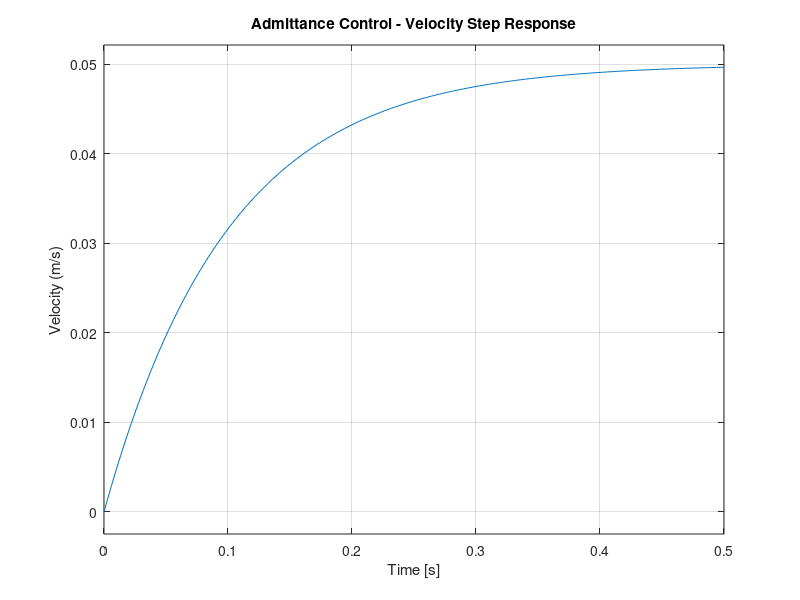
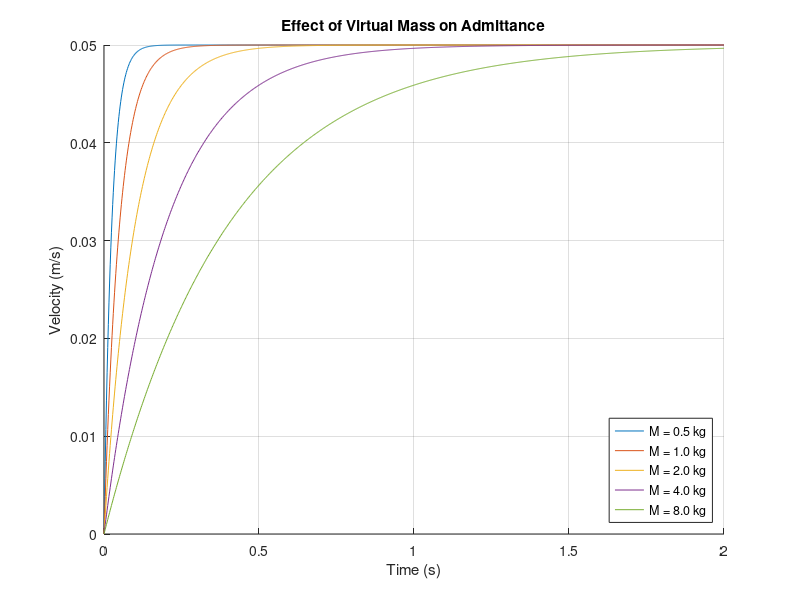

These charts were generated, in order, by the following MATLAB code: (Note: this script raises an error after producing the figures.)
clear; clc; close all;

M = 2;
D = 20;

s = tf('s');

G = 1 / (M*s + D);

pole(G)
zero(G)

figure;
step(G, 0:0.002:0.5);
grid on;
title('Admittance Control - Velocity Step Response');
ylabel('Velocity (m/s)');

%% Effect of changing M 

M_values = [0.5, 1, 2, 4, 8];
t = 0:0.002:2;

figure;
hold on;

for i = 1:length(M_values)
    M_i = M_values(i);

    G_i = 1 / (M_i*s + D);

    v = step(G_i, t);

    plot(t, v, 'DisplayName', sprintf('M = %.1f kg', M_i));
end

grid on;
legend('Location', 'southeast');
title('Effect of Virtual Mass on Admittance');
xlabel('Time (s)');
ylabel('Velocity (m/s)');

%% Numerical Discretization Comparison

M = 2;
D = 20;

Ts_values = [0.002, 0.05, 0.25];

figure;
tiledlayout(1, 3);

for j = 1:length(Ts_values)

    Ts = Ts_values(j);
    t = 0:Ts:1.5;

    F = 10 * (t < 0.5);

    v_FE = zeros(size(t));
    v_BE = zeros(size(t));
    v_ZOH = zeros(size(t));

    a = exp(-D*Ts/M);

    for k = 1:length(t)-1

        v_FE(k+1) = v_FE(k) + ...
            Ts*(F(k)-D*v_FE(k))/M;

        v_BE(k+1) = ...
            (M*v_BE(k)+Ts*F(k))/(M+D*Ts);

        v_ZOH(k+1) = ...
            a*v_ZOH(k)+(1-a)*F(k)/D;
    end

    nexttile;
    plot(t,v_FE,'-o',t,v_BE,'-s',t,v_ZOH,'-');
    grid on;
    title(sprintf('Ts = %.0f ms',Ts*1000));
    xlabel('Time (s)');
    ylabel('Velocity (m/s)');
    legend('Forward','Backward','Exact ZOH');
end
